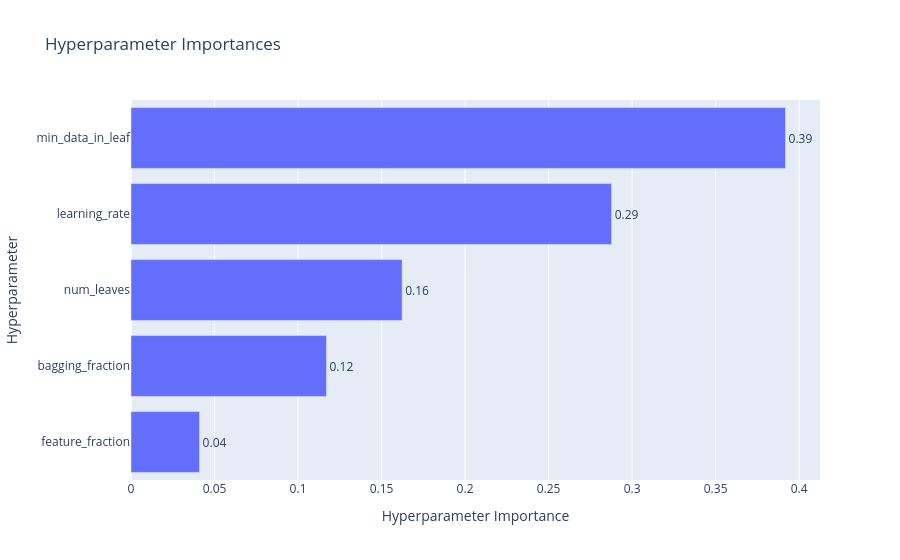

The notebook cell this image was saved under:
### Code cell
# Importancia de cada hiperparámetro: cuánto explica de las diferencias de AUC entre trials
plot_param_importances(study)

### Figure 1 — Plotly figure (JSON) as saved in the notebook; plotly's stock layout.template omitted (floating-point values rounded to 4 significant figures)
{"data": [{"cliponaxis": false, "hovertemplate": ["feature_fraction (FloatDistribution): 0.041060514698051345<extra></extra>", "bagging_fraction (FloatDistribution): 0.11702634932929196<extra></extra>", "num_leaves (IntDistribution): 0.16231528250628913<extra></extra>", "learning_rate (FloatDistribution): 0.28773811032378954<extra></extra>", "min_data_in_leaf (IntDistribution): 0.39185974314257804<extra></extra>"], "name": "Objective Value", "orientation": "h", "text": ["0.04", "0.12", "0.16", "0.29", "0.39"], "textposition": "outside", "type": "bar", "x": [0.04106, 0.117, 0.1623, 0.2877, 0.3919], "y": ["feature_fraction", "bagging_fraction", "num_leaves", "learning_rate", "min_data_in_leaf"]}], "layout": {"title": {"text": "Hyperparameter Importances"}, "xaxis": {"title": {"text": "Hyperparameter Importance"}}, "yaxis": {"title": {"text": "Hyperparameter"}}}}
